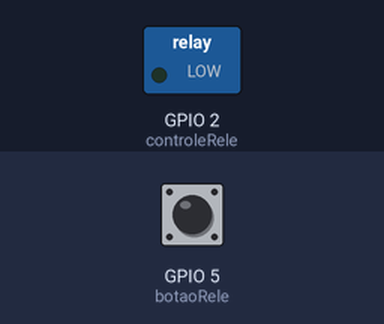
Simulated run of this sketch. Board: ESP8266 (NodeMCU). Parts: switched loads named in the sketch (green lamp = pin HIGH). Inputs (shaded band) come from the test bench; at power-on: GPIO 5 (botaoRele) HIGH. WiFi joins after 1.5 s; servers stay silent unless stated; what the sketch prints to the serial monitor is not drawn.

Above: at 2.7 s.
2.8 s: GPIO 5 (botaoRele) pulled LOW for 0.15 s
At 2.87 s:
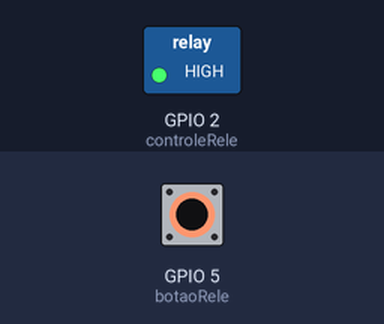
4.4 s: GPIO 5 (botaoRele) pulled LOW for 3.2 s
At 8.8 s:
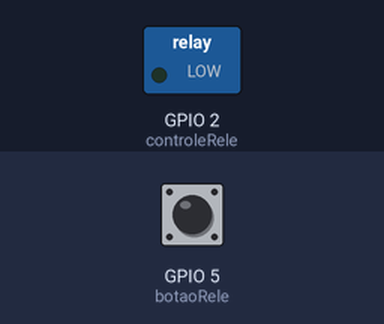
9.1 s: GPIO 5 (botaoRele) driven LOW
At 10.0 s:
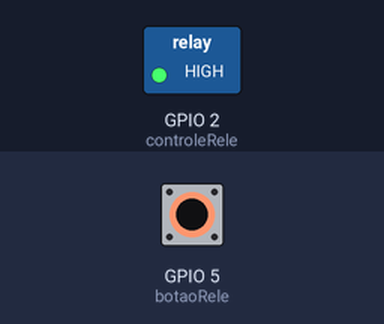
12.1 s: GPIO 5 (botaoRele) driven HIGH
At 13.5 s:
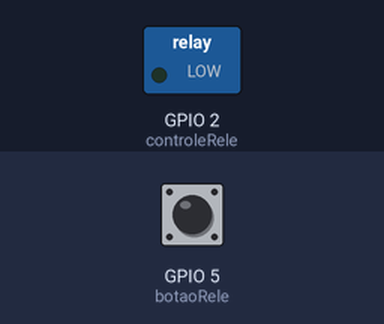
Timing chart, 0 to 14.6 s (numbered marks = the images above; inputs shaded):
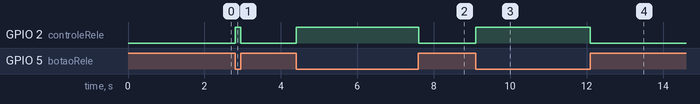

Measured:
- after the input at 2.8 s, GPIO 2 (controleRele): LOW → HIGH at once, → LOW 0.15 s later
- after the input at 4.4 s, GPIO 2 (controleRele): LOW → HIGH at once, → LOW 3.2 s later
- after the input at 9.1 s, GPIO 2 (controleRele): LOW → HIGH at once
- after the input at 12.1 s, GPIO 2 (controleRele): HIGH → LOW at once

The sketch:

Code.ino
```cpp
#include <NTPClient.h>
#include <ESP8266WiFi.h>
#include <WiFiUdp.h>

//dados para conexão na wi-fi
const char *ssid     = "Deco2";
const char *password = "Lolicasa8";

//setando UTC -3 (-10800 segundos)
const long utcOffsetInSeconds = -10800;
int hora;//variavel para armazenar hora atual

//variavel para armazenamento de contador de tempo e intervalo de checagem de horario
unsigned long previousMillis = 0;
unsigned long interval = 120000;

const int botaoRele=5; //pino (D1) para colocar botao para ligar/desligar coolers. botao deve aterrar pino.
const int controleRele=2; //pino (D4) de saída para controle dos relés

// Define NTP Client to get time
WiFiUDP ntpUDP;
NTPClient timeClient(ntpUDP, "south-america.pool.ntp.org", utcOffsetInSeconds);

void setup(){
  Serial.begin(115200);

  //Setup dos pinos
  pinMode(botaoRele, INPUT_PULLUP);
  pinMode(controleRele, OUTPUT);

  //bloco para conexão com rede
  WiFi.begin(ssid, password);
  while ( WiFi.status() != WL_CONNECTED ) {
    delay ( 500 );
    Serial.print ( "." );
  }

  timeClient.begin();
}

void loop() {
  unsigned long currentMillis = millis();//variavel para checar passagem de tempo
  if(currentMillis - previousMillis >= interval){
    //salvar o momento de ultima checagem
    previousMillis = currentMillis;
    timeClient.update();
    hora=timeClient.getHours();
    Serial.println(hora);
    Serial.print(timeClient.getHours());
    Serial.print(":");
    Serial.println(timeClient.getMinutes());
  }

  if (digitalRead(botaoRele)==0){//checagem do botão
    digitalWrite(controleRele, HIGH);
    Serial.println("relés ligados devido ao botão");
  }else if(hora>=10 && hora<=17){//checagem do horário: ligar relés entre 10:00 e 18:00.
    digitalWrite(controleRele, HIGH);
    Serial.println("relés ligados devido à hora");
  }else{//nada a fazer. relés desativados.
    digitalWrite(controleRele, LOW);
  }
}
```
